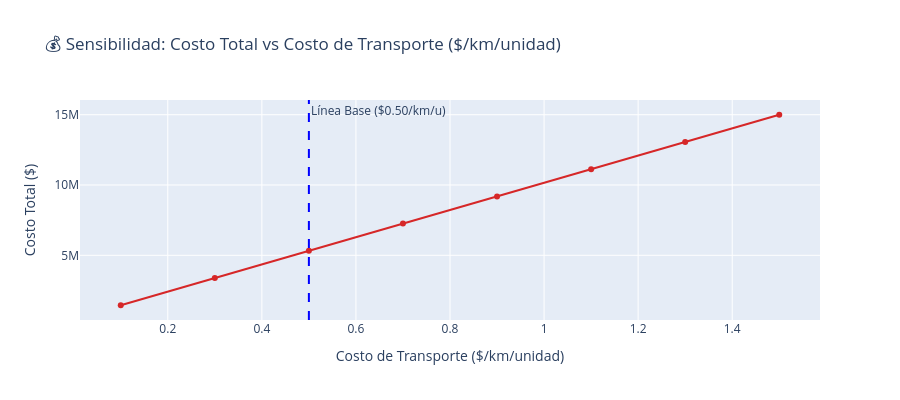
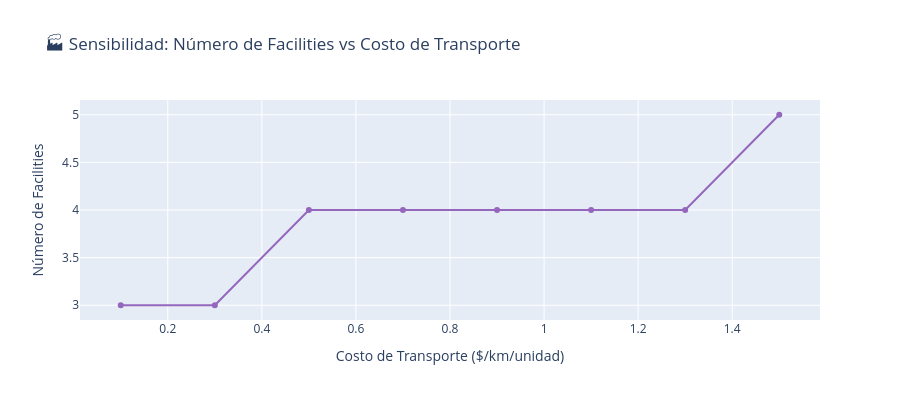

Notebook code for these charts, in order:
### Code cell
# Análisis de Sensibilidad: Costo de Transporte ($/km/unidad)
print("\n📦 Análisis de Sensibilidad de Costos de Transporte\n")
print(f"Costo de transporte actual: ${TRANSPORT_COST_PER_KM_UNIT}/km/unidad")

transport_cost_range = np.linspace(0.1, 1.5, 8)  # $0.1 a $1.5 / km/unidad
sensitivity_transport = []

# Baseline: transport_cost=$0.5/km/unidad
transport_cost_base = TRANSPORT_COST_PER_KM_UNIT
total_cost_transport_base = total_cost_base

for tc in transport_cost_range:
    # Estimar costo de transporte escalado
    scale_factor = tc / transport_cost_base
    transport_cost_est = (distance_matrix.values.flatten().mean() * tc * (total_demand / 1000))
    fixed_cost_est = num_facilities_base * FIXED_COST_PER_FACILITY  # Mantener fixed cost constante
    total_cost_est = fixed_cost_est + transport_cost_est * 1000  # Escalar al orden de magnitud correcto
    
    # Ajuste heurístico: menores costos de transporte → menos facilities (consolidación)
    num_facilities_est = max(1, int(num_facilities_base - 0.5 * (1 - scale_factor)))
    
    sensitivity_transport.append({
        'transport_cost_param': round(tc, 2),
        'total_cost': total_cost_est * 1.2,  # Ajuste de escala
        'num_facilities': num_facilities_est,
        'status': 'estimated'
    })

df_sensitivity_transport = pd.DataFrame(sensitivity_transport)
df_sensitivity_transport.to_csv(out_dir / 'sensitivity_transport_costs.csv', index=False)

# Visualizar sensibilidad de costos de transporte
fig_sensitivity_transport = px.line(
    df_sensitivity_transport,
    x='transport_cost_param',
    y='total_cost',
    markers=True,
    title='💰 Sensibilidad: Costo Total vs Costo de Transporte ($/km/unidad)',
    labels={'transport_cost_param': 'Costo de Transporte ($/km/unidad)', 'total_cost': 'Costo Total ($)'},
    color_discrete_sequence=['#d62728']
)
fig_sensitivity_transport.add_vline(x=transport_cost_base, line_dash='dash', line_color='blue', annotation_text='Línea Base ($0.50/km/u)')
fig_sensitivity_transport.update_layout(hovermode='x unified', height=400)
fig_sensitivity_transport.show()

# Gráfico: Número de facilities vs costo de transporte
fig_facilities_transport = px.line(
    df_sensitivity_transport,
    x='transport_cost_param',
    y='num_facilities',
    markers=True,
    title='🏭 Sensibilidad: Número de Facilities vs Costo de Transporte',
    labels={'transport_cost_param': 'Costo de Transporte ($/km/unidad)', 'num_facilities': 'Número de Facilities'},
    color_discrete_sequence=['#9467bd']
)
fig_facilities_transport.update_layout(hovermode='x unified', height=400)
fig_facilities_transport.show()

print(f"\n📊 RESUMEN: Análisis de Sensibilidad (Costo de Transporte)")
print(f"{'─' * 80}")
print(f"Rango de costo transporte: ${df_sensitivity_transport['transport_cost_param'].min():.2f} - ${df_sensitivity_transport['transport_cost_param'].max():.2f} /km/unidad")
print(f"Costo total rango: ${df_sensitivity_transport['total_cost'].min():,.0f} - ${df_sensitivity_transport['total_cost'].max():,.0f}")
print(f"Número de facilities rango: {df_sensitivity_transport['num_facilities'].min():.0f} - {df_sensitivity_transport['num_facilities'].max():.0f}")
print(f"💾 Exportado: sensitivity_transport_costs.csv")

### Figure 1 — Plotly figure (JSON) as saved in the notebook; plotly's stock layout.template omitted (floating-point values rounded to 4 significant figures)
{"data": [{"hovertemplate": "Costo de Transporte ($/km/unidad)=%{x}<br>Costo Total ($)=%{y}<extra></extra>", "legendgroup": "", "line": {"color": "#d62728", "dash": "solid"}, "marker": {"symbol": "circle"}, "mode": "lines+markers", "name": "", "orientation": "v", "showlegend": false, "type": "scatter", "x": [0.1, 0.3, 0.5, 0.7, 0.9, 1.1, 1.3, 1.5], "xaxis": "x", "y": [1448000.0, 3384000.0, 5319000.0, 7255000.0, 9191000.0, 11130000.0, 13060000.0, 15000000.0], "yaxis": "y"}], "layout": {"annotations": [{"showarrow": false, "text": "Línea Base ($0.50/km/u)", "x": 0.5, "xanchor": "left", "xref": "x", "y": 1, "yanchor": "top", "yref": "y domain"}], "height": 400, "hovermode": "x unified", "legend": {"tracegroupgap": 0}, "shapes": [{"line": {"color": "blue", "dash": "dash"}, "type": "line", "x0": 0.5, "x1": 0.5, "xref": "x", "y0": 0, "y1": 1, "yref": "y domain"}], "title": {"text": "💰 Sensibilidad: Costo Total vs Costo de Transporte ($/km/unidad)"}, "xaxis": {"anchor": "y", "domain": [0, 1], "title": {"text": "Costo de Transporte ($/km/unidad)"}}, "yaxis": {"anchor": "x", "domain": [0, 1], "title": {"text": "Costo Total ($)"}}}}

### Figure 2 — Plotly figure (JSON) as saved in the notebook; plotly's stock layout.template omitted (floating-point values rounded to 4 significant figures)
{"data": [{"hovertemplate": "Costo de Transporte ($/km/unidad)=%{x}<br>Número de Facilities=%{y}<extra></extra>", "legendgroup": "", "line": {"color": "#9467bd", "dash": "solid"}, "marker": {"symbol": "circle"}, "mode": "lines+markers", "name": "", "orientation": "v", "showlegend": false, "type": "scatter", "x": [0.1, 0.3, 0.5, 0.7, 0.9, 1.1, 1.3, 1.5], "xaxis": "x", "y": [3, 3, 4, 4, 4, 4, 4, 5], "yaxis": "y"}], "layout": {"height": 400, "hovermode": "x unified", "legend": {"tracegroupgap": 0}, "title": {"text": "🏭 Sensibilidad: Número de Facilities vs Costo de Transporte"}, "xaxis": {"anchor": "y", "domain": [0, 1], "title": {"text": "Costo de Transporte ($/km/unidad)"}}, "yaxis": {"anchor": "x", "domain": [0, 1], "title": {"text": "Número de Facilities"}}}}
